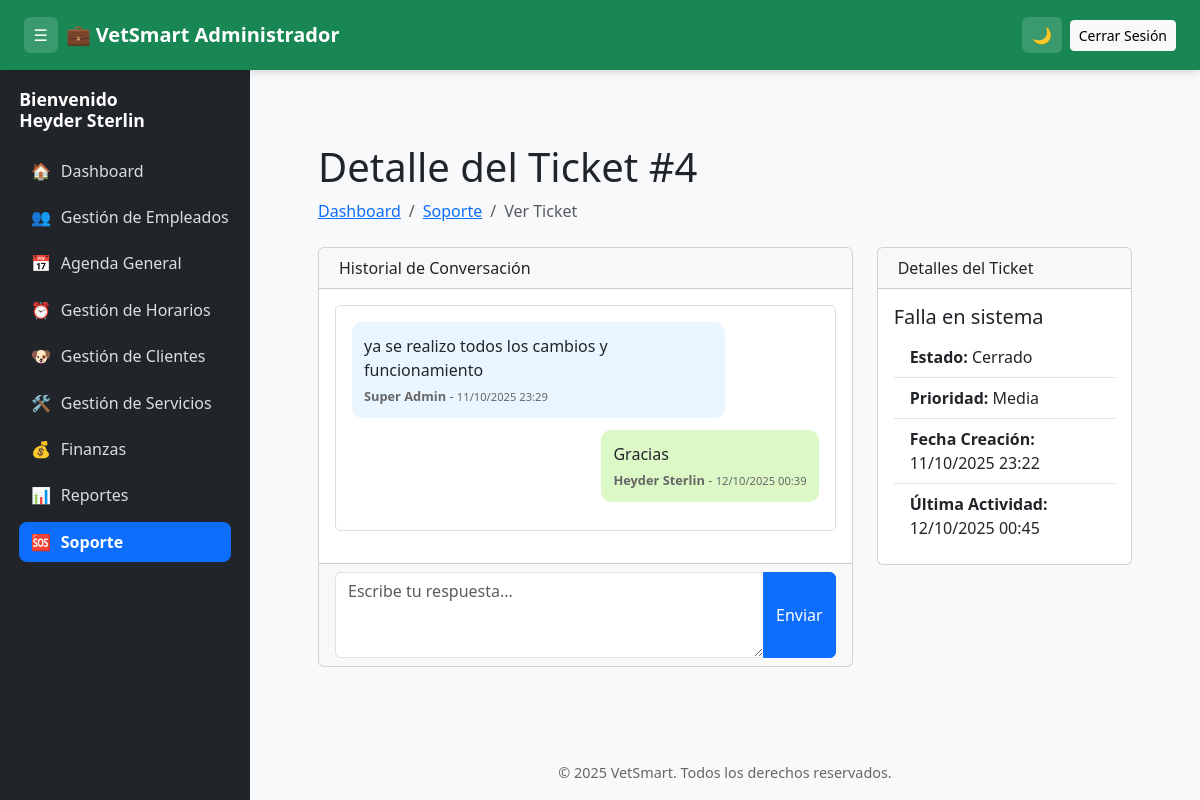
The app's page /vetsmart/admin/soporte/4 (signed in) with its own data.
### tables this page shows
CREATE TABLE `tickets` (
  `id` int(11) NOT NULL,
  `usuario_id` int(11) NOT NULL COMMENT 'ID del usuario que crea el ticket',
  `asignado_a` int(11) DEFAULT NULL COMMENT 'ID del usuario de soporte asignado',
  `asunto` varchar(255) NOT NULL,
  `descripcion` text DEFAULT NULL,
  `rol_problema` varchar(255) DEFAULT NULL,
  `estado` enum('Abierto','En Proceso','Cerrado') NOT NULL DEFAULT 'Abierto',
  `prioridad` enum('Baja','Media','Alta','Urgente') NOT NULL DEFAULT 'Media',
  `creado_en` timestamp NOT NULL DEFAULT current_timestamp(),
  `actualizado_en` timestamp NOT NULL DEFAULT current_timestamp() ON UPDATE current_timestamp(),
  `notificacion_vista` tinyint(1) NOT NULL DEFAULT 0 COMMENT 'Indica si el ticket ya fue notificado o visto',
  `notificacion_admin_vista` tinyint(1) NOT NULL DEFAULT 1 COMMENT '0 = no visto por admin, 1 = visto'
);

CREATE TABLE `ticket_mensajes` (
  `id` int(11) NOT NULL,
  `ticket_id` int(11) NOT NULL,
  `usuario_id` int(11) NOT NULL COMMENT 'ID del autor del mensaje',
  `mensaje` text NOT NULL,
  `creado_en` timestamp NOT NULL DEFAULT current_timestamp()
);

### app/models/Ticket.php (called while the page is built, shortened)
<?php
class Ticket {
    private $db;
    public function __construct($pdo) {
        $this->db = $pdo;
    }
    public function getById($id) {
        $sql = "SELECT
                    t.*,
                    CONCAT(u_creador.nombre, ' ', u_creador.apellido) as creador_nombre,
                    u_creador.email as creador_email,
                    CONCAT(u_asignado.nombre, ' ', u_asignado.apellido) as asignado_nombre
                FROM tickets t
                JOIN usuarios u_creador ON t.usuario_id = u_creador.id
                LEFT JOIN usuarios u_asignado ON t.asignado_a = u_asignado.id
                WHERE t.id = :id";
        $stmt = $this->db->prepare($sql);
        $stmt->execute([':id' => $id]);
        return $stmt->fetch(PDO::FETCH_ASSOC);
    }
    public function getMessagesByTicketId($ticket_id) {
        $sql = "SELECT
                    m.mensaje, m.creado_en,
                    u.id as usuario_id,
                    CONCAT(u.nombre, ' ', u.apellido) as autor_nombre
                FROM ticket_mensajes m
                JOIN usuarios u ON m.usuario_id = u.id
                WHERE m.ticket_id = :ticket_id
                ORDER BY m.creado_en ASC";
        $stmt = $this->db->prepare($sql);
        $stmt->execute([':ticket_id' => $ticket_id]);
        return $stmt->fetchAll(PDO::FETCH_ASSOC);
    }
}

### app/views/admin/soporte/ver.php (the view, shortened to what this page needs)
<?php
$current_user_id = $_SESSION['user']['id'];
?>
<div class="container-fluid px-4">
    <h1 class="mt-4">Detalle del Ticket #<?= htmlspecialchars($ticket['id']) ?></h1>
    <ol class="breadcrumb mb-4">
        <li class="breadcrumb-item"><a href="/vetsmart/admin/dashboard">Dashboard</a></li>
        <li class="breadcrumb-item"><a href="/vetsmart/admin/soporte">Soporte</a></li>
        <li class="breadcrumb-item active">Ver Ticket</li>
    </ol>
    <div class="row">
        <div class="col-lg-8">
            <div class="card mb-4">
                <div class="card-header">
                    Historial de Conversación
                </div>
                <div class="card-body">
                    <div class="chat-container d-flex flex-column">
                        <?php foreach ($mensajes as $mensaje): ?>
                            <div class="chat-message <?= ($mensaje['usuario_id'] == $current_user_id) ? 'recipient' : 'author' ?>">
                                <p class="mb-0"><?= nl2br(htmlspecialchars($mensaje['mensaje'])) ?></p>
                                <div class="message-meta">
                                    <strong><?= htmlspecialchars($mensaje['autor_nombre']) ?></strong>
                                    - <small><?= date('d/m/Y H:i', strtotime($mensaje['creado_en'])) ?></small>
                                </div>
                            </div>
                        <?php endforeach; ?>
                    </div>
                </div>
                <div class="card-footer">
                    <form action="/vetsmart/soporte/responder" method="POST">
                        <div class="input-group">
                            <textarea name="mensaje" class="form-control" placeholder="Escribe tu respuesta..." rows="3" required></textarea>
                            <button class="btn btn-primary" type="submit">Enviar</button>
                        </div>
                    </form>
                </div>
            </div>
        </div>
        <div class="col-lg-4">
            <div class="card mb-4">
                <div class="card-header">
                    Detalles del Ticket
                </div>
                <div class="card-body">
                    <h5><?= htmlspecialchars($ticket['asunto']) ?></h5>
                    <ul class="list-group list-group-flush">
                        <li class="list-group-item"><strong>Estado:</strong> <?= htmlspecialchars($ticket['estado']) ?></li>
                        <li class="list-group-item"><strong>Prioridad:</strong> <?= htmlspecialchars($ticket['prioridad']) ?></li>
                        <li class="list-group-item"><strong>Fecha Creación:</strong> <?= date('d/m/Y H:i', strtotime($ticket['creado_en'])) ?></li>
                        <li class="list-group-item"><strong>Última Actividad:</strong> <?= date('d/m/Y H:i', strtotime($ticket['actualizado_en'])) ?></li>
                    </ul>
                </div>
            </div>
        </div>
    </div>
</div>

### app/views/layouts/main_admin.php (style rules this page uses)
body { display: flex; flex-direction: column; min-height: 100vh; background: #f8f9fa; margin: 0; transition: background-color 0.3s, color 0.3s; }

### app/views/admin/soporte/ver.php (style rules this page uses)
.chat-container { max-height: 500px; overflow-y: auto; border: 1px solid #ddd; padding: 1rem; border-radius: 5px; margin-bottom: 1rem; }
.chat-message { padding: 0.75rem; margin-bottom: 0.75rem; border-radius: 10px; max-width: 80%; }
.chat-message.author { background-color: #e9f5ff; align-self: flex-start; text-align: left; }
.chat-message.recipient { background-color: #dcf8c6; align-self: flex-end; text-align: left; margin-left: auto; }
.message-meta { font-size: 0.8rem; color: #666; margin-top: 5px; }

### records on screen
tickets: id "4", asunto "Falla en sistema", estado "Cerrado", prioridad "Media", creado_en "11/10/2025 23:22", actualizado_en "12/10/2025 00:45"
ticket_mensajes: mensaje "ya se realizo todos los cambios y funcionamiento", autor_nombre "Super Admin", creado_en "11/10/2025 23:29"
ticket_mensajes: mensaje "Gracias", autor_nombre "Heyder Sterlin", creado_en "12/10/2025 00:39"

### other values on screen
$_SESSION['user']['nombre'] "Heyder"
$_SESSION['user']['apellido'] "Sterlin"
